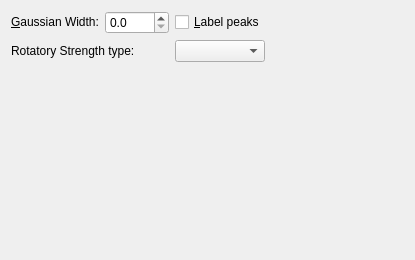
<?xml version="1.0" encoding="UTF-8"?>
<ui version="4.0">
 <class>Tab_CD</class>
 <widget class="QWidget" name="Tab_CD">
  <property name="geometry">
   <rect>
    <x>0</x>
    <y>0</y>
    <width>415</width>
    <height>260</height>
   </rect>
  </property>
  <property name="windowTitle">
   <string>Spectra Tab</string>
  </property>
  <layout class="QGridLayout" name="gridLayout">
   <item row="0" column="0">
    <widget class="QLabel" name="label_9">
     <property name="sizePolicy">
      <sizepolicy hsizetype="Fixed" vsizetype="Fixed">
       <horstretch>0</horstretch>
       <verstretch>0</verstretch>
      </sizepolicy>
     </property>
     <property name="text">
      <string>&amp;Gaussian Width:</string>
     </property>
     <property name="buddy">
      <cstring>spin_FWHM</cstring>
     </property>
    </widget>
   </item>
   <item row="0" column="3">
    <spacer name="horizontalSpacer">
     <property name="orientation">
      <enum>Qt::Horizontal</enum>
     </property>
     <property name="sizeHint" stdset="0">
      <size>
       <width>40</width>
       <height>20</height>
      </size>
     </property>
    </spacer>
   </item>
   <item row="2" column="0">
    <spacer name="verticalSpacer">
     <property name="orientation">
      <enum>Qt::Vertical</enum>
     </property>
     <property name="sizeHint" stdset="0">
      <size>
       <width>20</width>
       <height>40</height>
      </size>
     </property>
    </spacer>
   </item>
   <item row="0" column="2">
    <widget class="QCheckBox" name="cb_labelPeaks">
     <property name="sizePolicy">
      <sizepolicy hsizetype="Fixed" vsizetype="Fixed">
       <horstretch>0</horstretch>
       <verstretch>0</verstretch>
      </sizepolicy>
     </property>
     <property name="text">
      <string>&amp;Label peaks</string>
     </property>
     <property name="checked">
      <bool>false</bool>
     </property>
    </widget>
   </item>
   <item row="0" column="1">
    <widget class="QDoubleSpinBox" name="spin_FWHM">
     <property name="sizePolicy">
      <sizepolicy hsizetype="Minimum" vsizetype="Fixed">
       <horstretch>0</horstretch>
       <verstretch>0</verstretch>
      </sizepolicy>
     </property>
     <property name="decimals">
      <number>1</number>
     </property>
     <property name="maximum">
      <double>1000.000000000000000</double>
     </property>
     <property name="singleStep">
      <double>0.500000000000000</double>
     </property>
    </widget>
   </item>
   <item row="1" column="0" colspan="2">
    <widget class="QLabel" name="label">
     <property name="text">
      <string>Rotatory Strength type:</string>
     </property>
    </widget>
   </item>
   <item row="1" column="2">
    <widget class="QComboBox" name="combo_rotatoryType"/>
   </item>
  </layout>
 </widget>
 <resources/>
 <connections/>
</ui>
